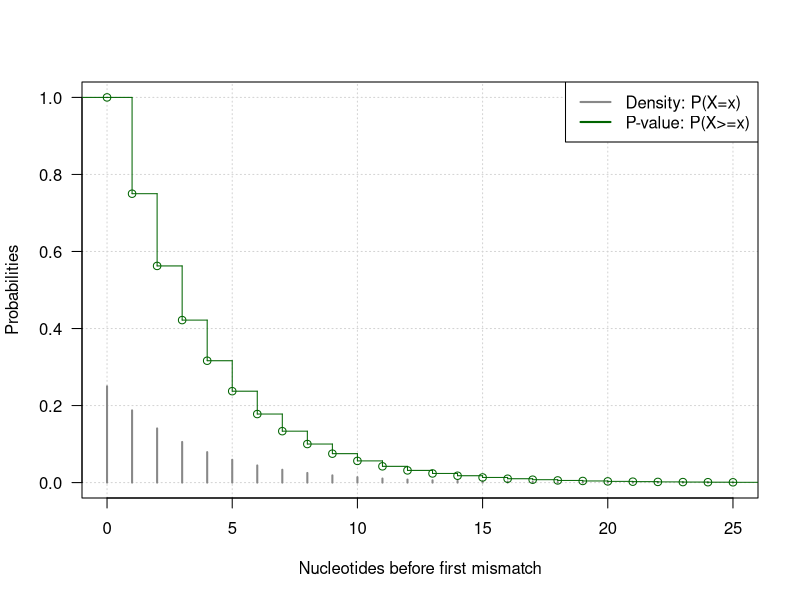
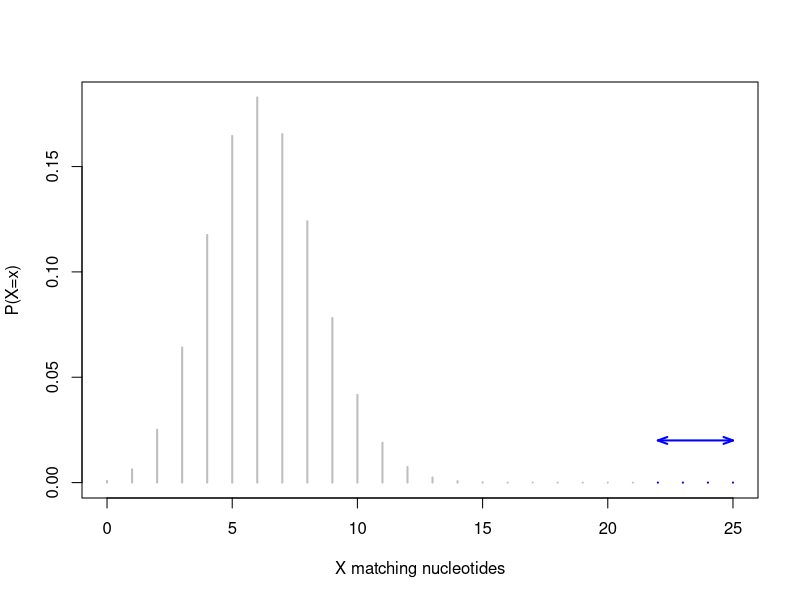
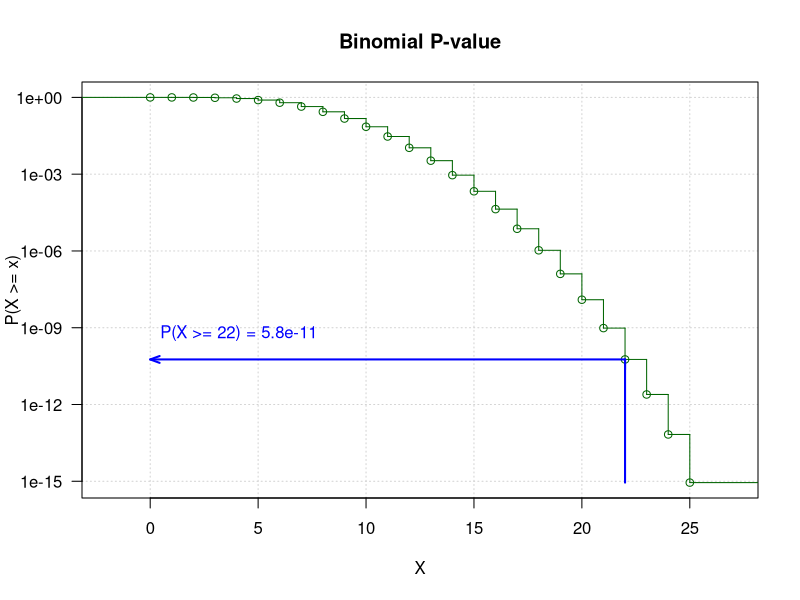
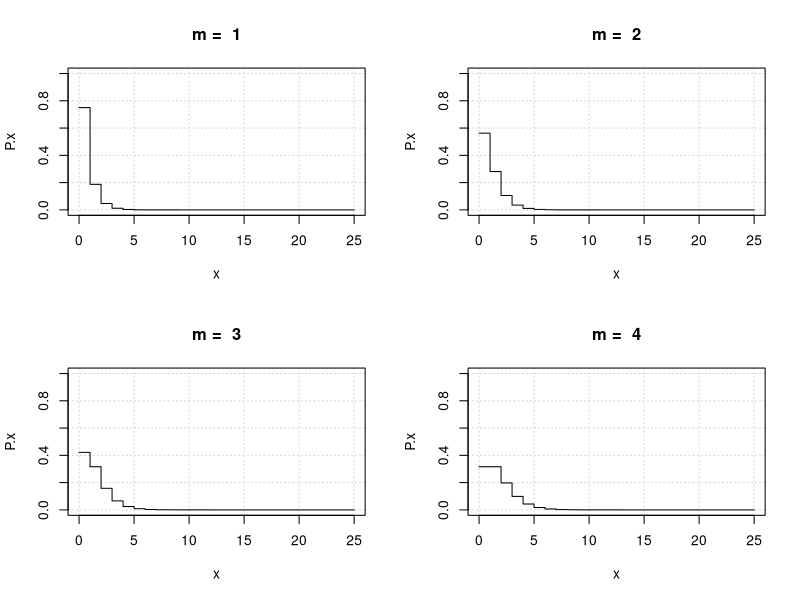
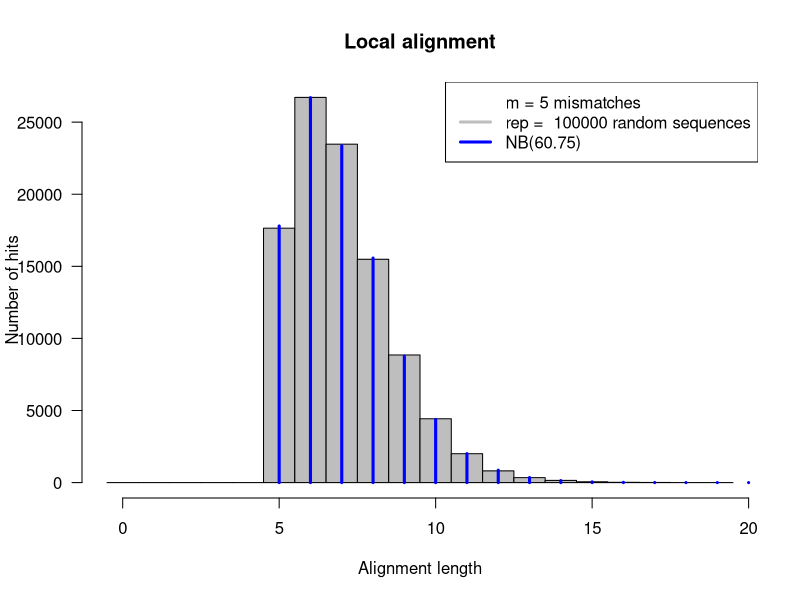

Write R code to recreate these figures, in order.
## ---- chunk 1
knitr::opts_chunk$set(echo = TRUE, eval = TRUE, cache = FALSE, message = FALSE, warning = FALSE)

## Options to display pretty numbers
library(knitr)
knit_hooks$set(inline = function(x) {
  prettyNum(x, big.mark=" ")
})
options(scipen = 6, digits = 3)

## ---- chunk 2
k <- 25    # Read length
L <- 50e6  # Library size
C <- 23    # Number of chromosomes
G <- 3e9   # Genome size
p <- 1/4   # Matching probability for a nucleotide
## ---- chunk 3
# Matching probabilty for a given read 
# at a given genomic position
P.read <- p^k  
## ---- chunk 4
N <- 2 * (G - C * (k - 1))
## ---- chunk 5
P.genomic <- 1 - (1 - P.read)^N
## ---- chunk 6
P.library <- 1 - (1 - P.read)^(G*L)
## ---- chunk 7
E <- P.read * N * L
## ---- chunk 8
p <- 0.25  # Matching probability for each nucleotide
x <- 25    # Number of matches before the first mismatch
P.x <- p^x * (1-p)
Pval.x <- p^x
## ---- chunk 9
x <- 0:25  # Series of X values

# Geometric density function
P.x <- dgeom(x = x, prob = p)

# Geometric p-value distribution
Pval.x <- pgeom(q = x-1, prob = p, lower.tail = FALSE)

plot(x, P.x, type="h", lwd=2, col="#888888", ylim=c(0,1), las=1, panel.first=grid(), 
     xlab="Nucleotides before first mismatch", ylab="Probabilities")
lines(stepfun(x, c(1, Pval.x)), verticals=TRUE, col="darkgreen")
legend("topright", legend=c("Density: P(X=x)", "P-value: P(X>=x)"), col=c("#888888", "darkgreen"), lwd=2)
## ---- chunk 10
n <- 25     # Number of trials, i.e. the length of the alignment
m <- 3      # Maximal number of accepted mismatches
k <- n -m   # Number of matches
p <- 1/4    # Matching probability for one nucleotide
## ---- chunk 11
x <- 0:n  # All possible numbers of matches
m <- 3    # Max number of mismatches
hits <- (n-m):n # Hits: at least n-m matches
plot(x, dbinom(x, n, p), type="h", lwd=2, col="grey", 
     xlab="X matching nucleotides", ylab="P(X=x)")
lines(hits, dbinom(hits, n, p), type="h", lwd=2, col="blue")
arrows(n-m, 0.02, n, 0.02, length = 0.1, lwd=2, 
       code = 3, angle=20, col="blue")
## ---- chunk 12
x <- 0:n  # All possible numbers of matches
m <- 3    # Max number of mismatches
hits <- (n-m):n # Hits: at least n-m matches
y <- pbinom(x-1, n, p, lower=FALSE)
plot(stepfun(x, c(1, y)), verticals = TRUE,
#plot(x+0.5, y, type="S", lwd=2,
     col="darkgreen", las=1, main="Binomial P-value", 
     xlab="X", ylab="P(X >= x)", log="y",
     panel.first = grid())
pval <- pbinom(n-m-1, n, p, lower=FALSE)
arrows(n-m, pbinom(n-1, n, p, lower=FALSE), n-m, pval, 
       angle = 0, length = 0.1, lwd=2, col="blue")
arrows(n-m, pval, 0, pval, 
       angle = 20, length = 0.1, lwd=2, col="blue")
text(0, 10*pval, 
     labels = paste("P(X >= ", n-m, ") = ", 
                    signif(digits=2, pval), sep=""), pos = 4, col="blue")
## ---- chunk 13
x <- 0:25    # Number of successes

par(mfrow=c(2,2))
for (m in 1:4) {
  P.x <- dnbinom(x, size = m, prob = 0.75)
  plot(x, P.x, type="s", panel.first = grid(), ylim=c(0,1), main=paste("m = ", m))
}
par(mfrow=c(1,1))
## ---- chunk 14
alphabet <- c("A", "C", "G", "T")
n <- 25
m <- 5 # Max accepted mismatches, alignment stops at mismatch m+1
rep <- 100000
read <- sample(alphabet, size=n, replace = TRUE)
seq <- matrix(nrow=rep, ncol=n, sample(alphabet, size=n * rep, replace = TRUE))

ali.length <- function(seq1, seq2, max.mismatch) {
  mismatches <- which(seq1!=seq2)
  if (length(mismatches) > max.mismatch) {
    return(mismatches[max.mismatch+1]-1)
  } else {
    return (length(seq1))
  }
}

ali.lengths <- apply(seq, 1, ali.length, read, m)
max.len <- max(ali.lengths)
hist(ali.lengths, breaks=seq(from=-0.5, to=max.len+1, by=1), col="grey",
     las=1,
     main="Local alignment",
     xlab="Alignment length",
     ylab="Number of hits")
x <- 0:max.len
lines(x+m, rep*dnbinom(x, size = m+1, prob = 0.75), type="h", col="blue", lwd=3)
legend("topright", 
       c(paste("m =", m, "mismatches"),
         paste("rep = ", rep, "random sequences"),
         paste(sep="", "NB(",m+1,1-p,")")), 
       lwd=3,
       col=c("white", "grey", "blue"))
